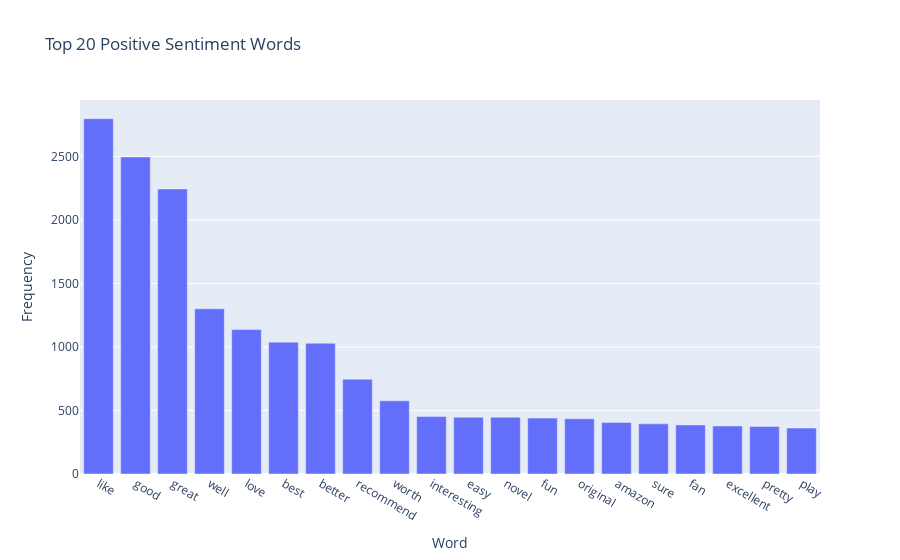
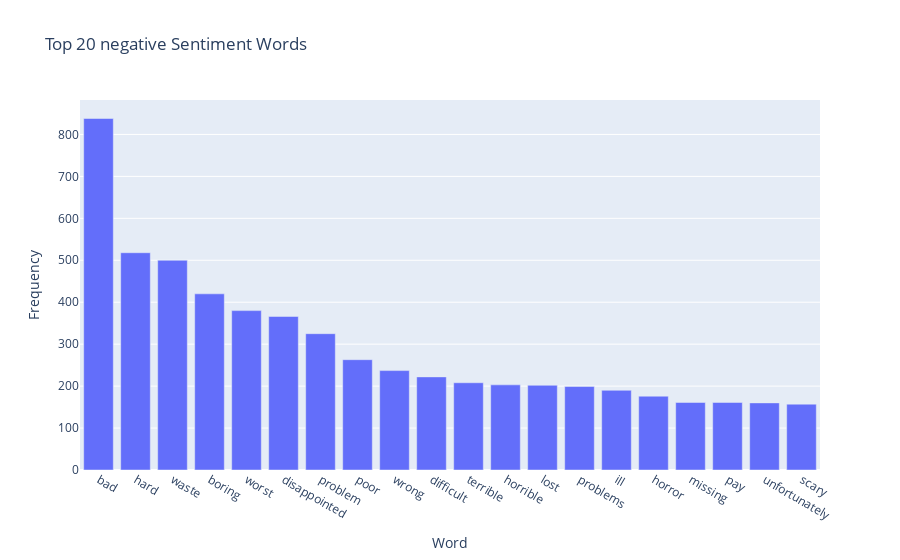
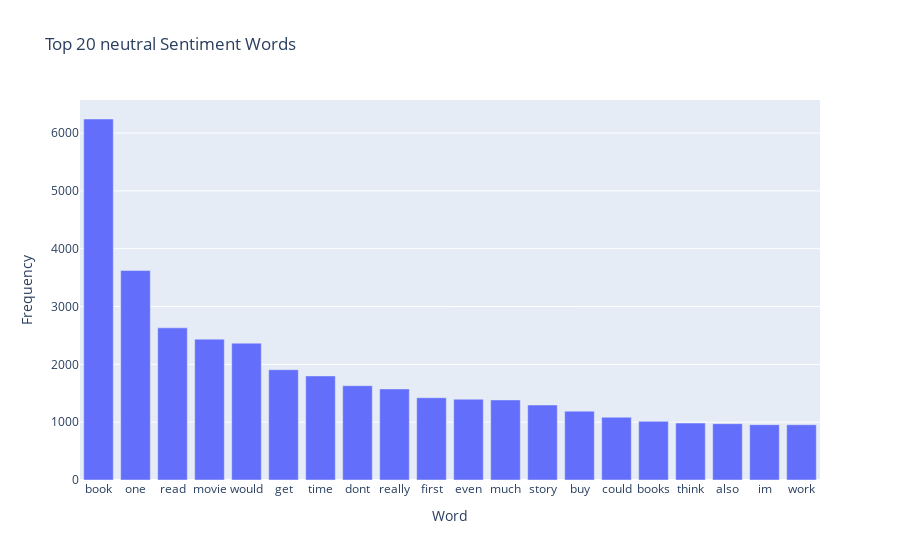

Notebook code for these charts, in order:
### Code cell
fig_positive = px.bar(df_positive, x ='Word', y='Frequency', title="Top 20 Positive Sentiment Words")
fig_negative = px.bar(df_negative, x ='Word', y='Frequency', title="Top 20 negative Sentiment Words")
fig_neutral = px.bar(df_neutral, x ='Word', y='Frequency', title="Top 20 neutral Sentiment Words")

fig_positive.show()
fig_negative.show()
fig_neutral.show()

### Figure 1 — Plotly figure (JSON) as saved in the notebook; plotly's stock layout.template omitted (floating-point values rounded to 4 significant figures)
{"data": [{"alignmentgroup": "True", "hovertemplate": "Word=%{x}<br>Frequency=%{y}<extra></extra>", "legendgroup": "", "marker": {"color": "#636efa", "pattern": {"shape": ""}}, "name": "", "offsetgroup": "", "orientation": "v", "showlegend": false, "textposition": "auto", "type": "bar", "x": ["like", "good", "great", "well", "love", "best", "better", "recommend", "worth", "interesting", "easy", "novel", "fun", "original", "amazon", "sure", "fan", "excellent", "pretty", "play"], "xaxis": "x", "y": [2797, 2496, 2244, 1301, 1137, 1038, 1029, 746, 576, 452, 447, 447, 440, 435, 406, 395, 386, 378, 374, 362], "yaxis": "y"}], "layout": {"barmode": "relative", "legend": {"tracegroupgap": 0}, "title": {"text": "Top 20 Positive Sentiment Words"}, "xaxis": {"anchor": "y", "domain": [0, 1], "title": {"text": "Word"}}, "yaxis": {"anchor": "x", "domain": [0, 1], "title": {"text": "Frequency"}}}}

### Figure 2 — Plotly figure (JSON) as saved in the notebook; plotly's stock layout.template omitted (floating-point values rounded to 4 significant figures)
{"data": [{"alignmentgroup": "True", "hovertemplate": "Word=%{x}<br>Frequency=%{y}<extra></extra>", "legendgroup": "", "marker": {"color": "#636efa", "pattern": {"shape": ""}}, "name": "", "offsetgroup": "", "orientation": "v", "showlegend": false, "textposition": "auto", "type": "bar", "x": ["bad", "hard", "waste", "boring", "worst", "disappointed", "problem", "poor", "wrong", "difficult", "terrible", "horrible", "lost", "problems", "ill", "horror", "missing", "pay", "unfortunately", "scary"], "xaxis": "x", "y": [838, 518, 500, 420, 380, 366, 325, 263, 237, 222, 208, 203, 202, 199, 190, 176, 161, 161, 160, 157], "yaxis": "y"}], "layout": {"barmode": "relative", "legend": {"tracegroupgap": 0}, "title": {"text": "Top 20 negative Sentiment Words"}, "xaxis": {"anchor": "y", "domain": [0, 1], "title": {"text": "Word"}}, "yaxis": {"anchor": "x", "domain": [0, 1], "title": {"text": "Frequency"}}}}

### Figure 3 — Plotly figure (JSON) as saved in the notebook; plotly's stock layout.template omitted (floating-point values rounded to 4 significant figures)
{"data": [{"alignmentgroup": "True", "hovertemplate": "Word=%{x}<br>Frequency=%{y}<extra></extra>", "legendgroup": "", "marker": {"color": "#636efa", "pattern": {"shape": ""}}, "name": "", "offsetgroup": "", "orientation": "v", "showlegend": false, "textposition": "auto", "type": "bar", "x": ["book", "one", "read", "movie", "would", "get", "time", "dont", "really", "first", "even", "much", "story", "buy", "could", "books", "think", "also", "im", "work"], "xaxis": "x", "y": [6243, 3622, 2631, 2436, 2367, 1907, 1800, 1631, 1575, 1422, 1397, 1385, 1297, 1191, 1085, 1014, 985, 974, 957, 956], "yaxis": "y"}], "layout": {"barmode": "relative", "legend": {"tracegroupgap": 0}, "title": {"text": "Top 20 neutral Sentiment Words"}, "xaxis": {"anchor": "y", "domain": [0, 1], "title": {"text": "Word"}}, "yaxis": {"anchor": "x", "domain": [0, 1], "title": {"text": "Frequency"}}}}
